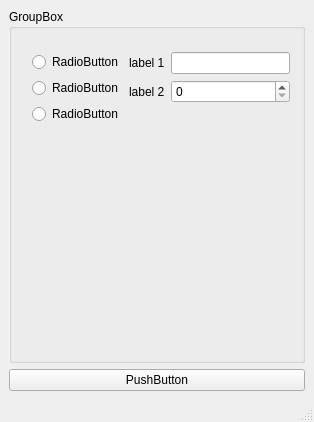
<?xml version="1.0" encoding="UTF-8"?>
<ui version="4.0">
 <class>MainWindow</class>
 <widget class="QMainWindow" name="MainWindow">
  <property name="geometry">
   <rect>
    <x>0</x>
    <y>0</y>
    <width>314</width>
    <height>422</height>
   </rect>
  </property>
  <property name="windowTitle">
   <string>MainWindow</string>
  </property>
  <widget class="QWidget" name="centralwidget">
   <layout class="QVBoxLayout" name="verticalLayout">
    <item>
     <widget class="QGroupBox" name="groupBox">
      <property name="title">
       <string>GroupBox</string>
      </property>
      <widget class="QWidget" name="">
       <property name="geometry">
        <rect>
         <x>20</x>
         <y>40</y>
         <width>264</width>
         <height>113</height>
        </rect>
       </property>
       <layout class="QHBoxLayout" name="horizontalLayout">
        <property name="leftMargin">
         <number>3</number>
        </property>
        <property name="topMargin">
         <number>3</number>
        </property>
        <property name="rightMargin">
         <number>3</number>
        </property>
        <property name="bottomMargin">
         <number>3</number>
        </property>
        <item>
         <layout class="QVBoxLayout" name="verticalLayout_2">
          <item>
           <widget class="QRadioButton" name="radioButton">
            <property name="text">
             <string>RadioButton</string>
            </property>
           </widget>
          </item>
          <item>
           <widget class="QRadioButton" name="radioButton_2">
            <property name="text">
             <string>RadioButton</string>
            </property>
           </widget>
          </item>
          <item>
           <widget class="QRadioButton" name="radioButton_3">
            <property name="text">
             <string>RadioButton</string>
            </property>
           </widget>
          </item>
          <item>
           <spacer name="verticalSpacer">
            <property name="orientation">
             <enum>Qt::Vertical</enum>
            </property>
            <property name="sizeHint" stdset="0">
             <size>
              <width>20</width>
              <height>40</height>
             </size>
            </property>
           </spacer>
          </item>
         </layout>
        </item>
        <item>
         <layout class="QFormLayout" name="formLayout">
          <item row="0" column="0">
           <widget class="QLabel" name="label">
            <property name="text">
             <string>label 1</string>
            </property>
           </widget>
          </item>
          <item row="0" column="1">
           <widget class="QLineEdit" name="lineEdit"/>
          </item>
          <item row="1" column="0">
           <widget class="QLabel" name="label_2">
            <property name="text">
             <string>label 2</string>
            </property>
           </widget>
          </item>
          <item row="1" column="1">
           <widget class="QSpinBox" name="spinBox"/>
          </item>
         </layout>
        </item>
       </layout>
      </widget>
     </widget>
    </item>
    <item>
     <widget class="QPushButton" name="pushButton">
      <property name="text">
       <string>PushButton</string>
      </property>
     </widget>
    </item>
   </layout>
  </widget>
  <widget class="QMenuBar" name="menubar">
   <property name="geometry">
    <rect>
     <x>0</x>
     <y>0</y>
     <width>314</width>
     <height>21</height>
    </rect>
   </property>
  </widget>
  <widget class="QStatusBar" name="statusbar"/>
 </widget>
 <resources/>
 <connections/>
</ui>
